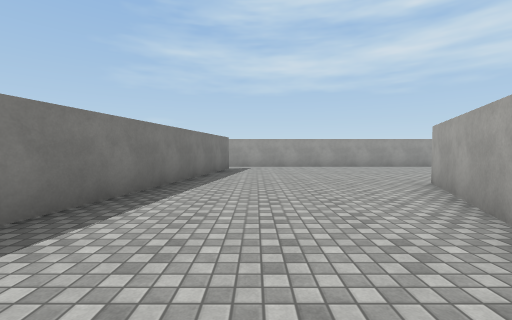
view 1 (above)

24 first-person views from a walk through a scene from a Unity 3-D project. The camera is 1.3 m above the floor, tilts 2° down and sees 90° across. The floor is counted in squares, 2 m on a side. Each view is taken from the middle of a square. On the plan, view 1 faces up. The plan holds only what a view shows up to about 9 squares ahead; the rest is blank. The place goes on beyond the plan. The player is left out. Surface patterns are stand-ins for the level's own textures.

view 2
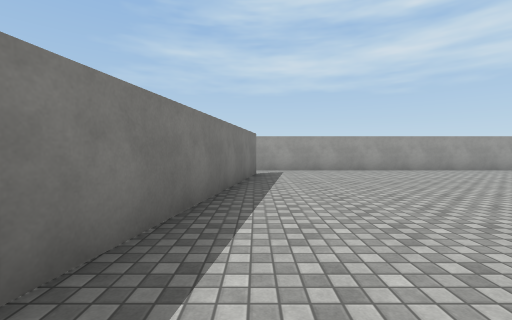

view 3
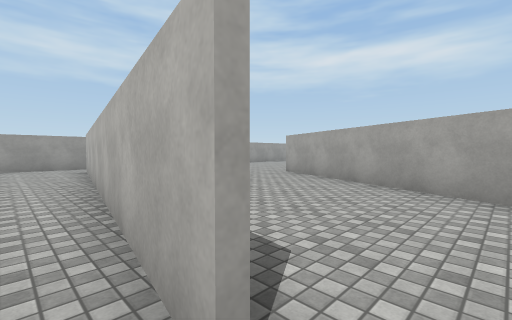

view 4
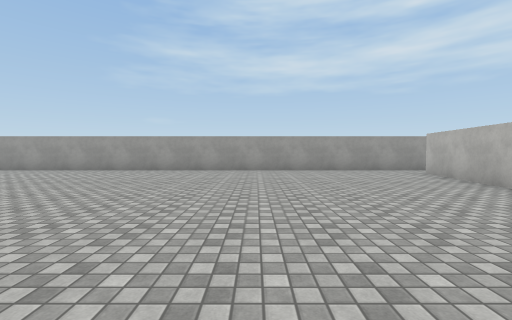

view 5
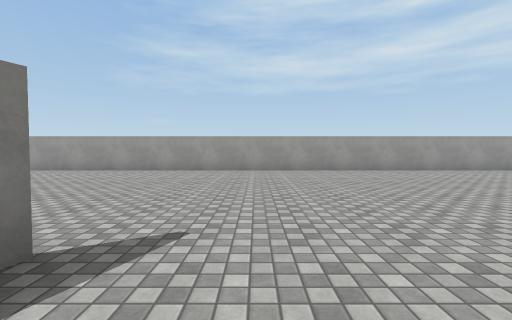

view 6
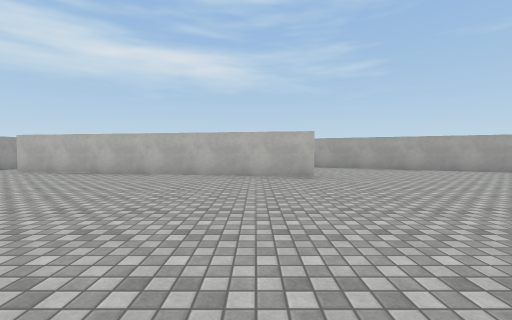

view 7
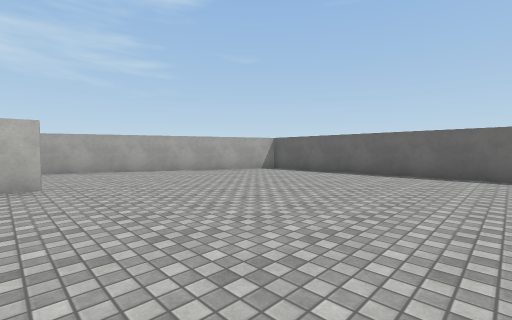

view 8
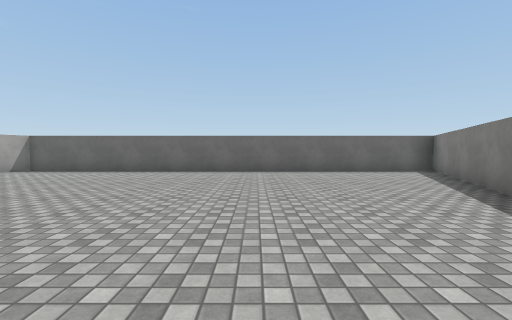

view 9
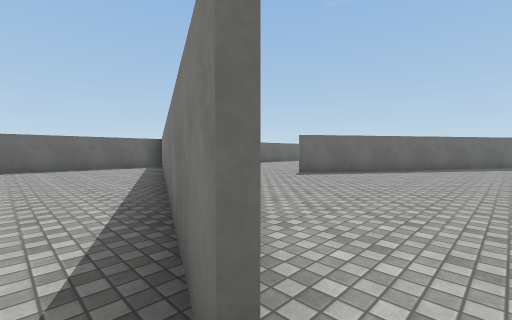

view 10
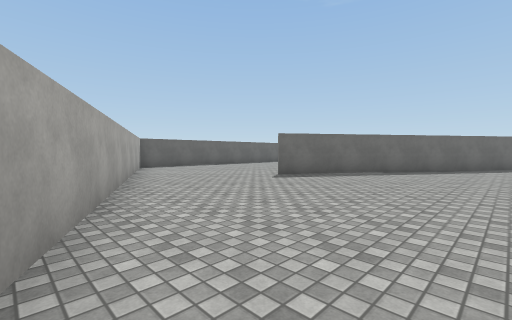

view 11
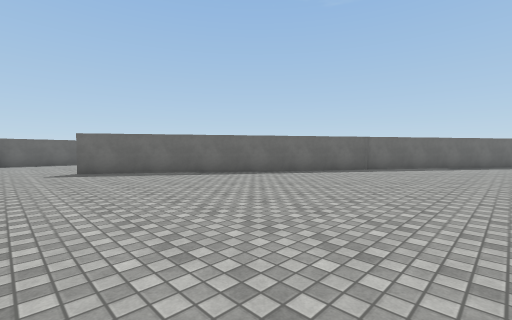

view 12
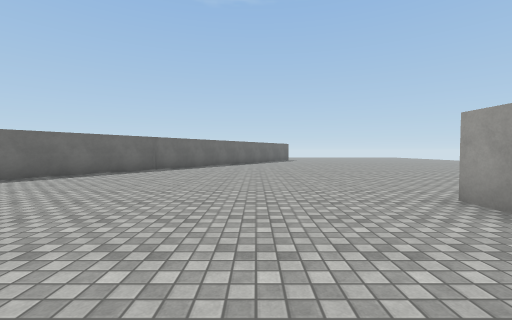

view 13
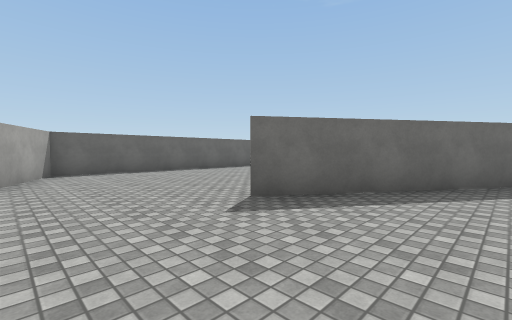

view 14
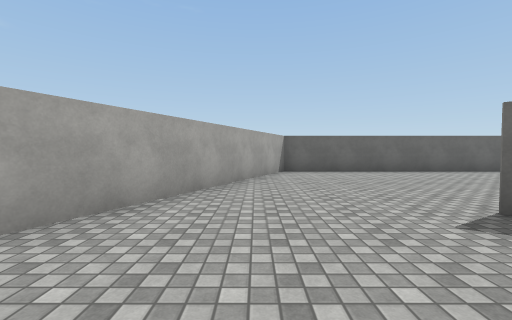

view 15
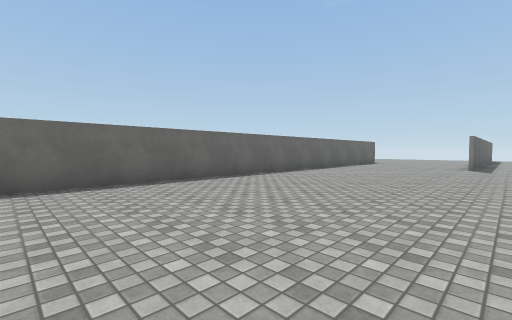

view 16
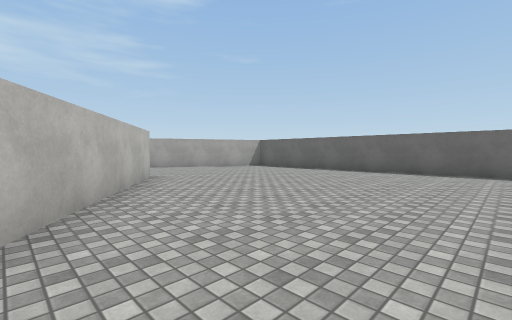

view 17
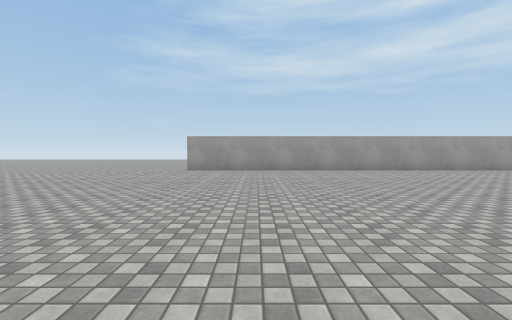

view 18
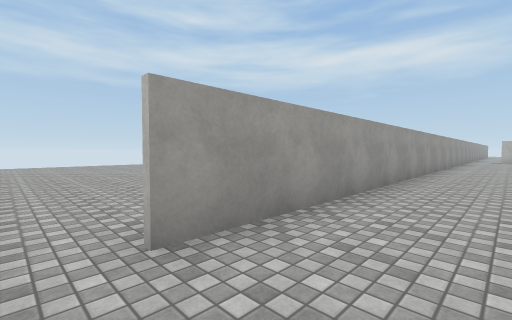

view 19
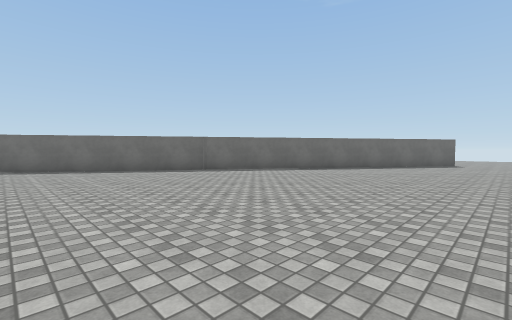

view 20
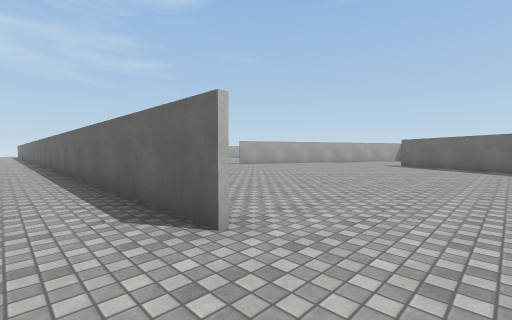

view 21
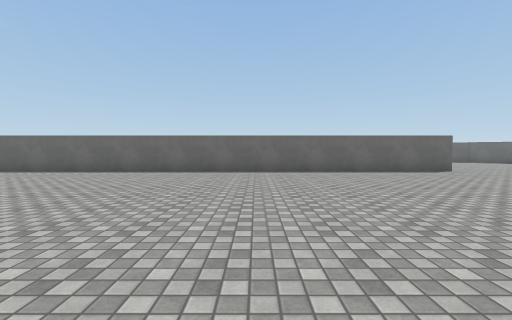

view 22
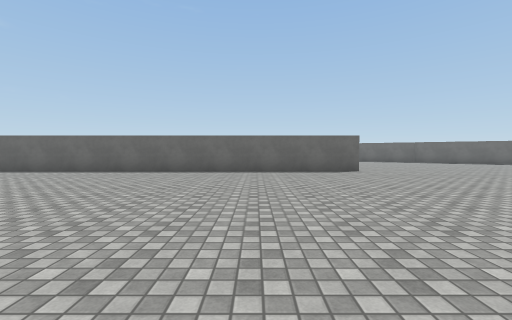

view 23
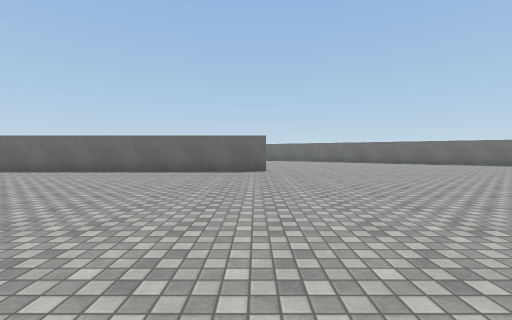

view 24
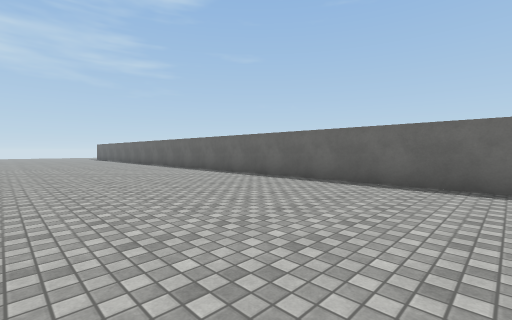

### Floor plan
Points are (right, up) in squares from view 1. A wall is a line through its corners. A room is listed if a view was taken in it or the views show most of it. See-through windows are left out.
Room 1 (views 1, 2)
walls: (-1, 9.4) (-2.2, 2.1); (4.5, 10.6) (-1.5, 10.6); (0.4, -1.8) (3.6, 5.2)
ways out: opening at (-1, -0.3) to room 2; opening at (-1, 10) to room 2
Room 2 (views 3, 4, 5, 6, 7, 8, 9, 10, 11, 12, 13, 14, 15, 16, 17, 18, 19, 20, 21, 22, 23, 24)
walls: (-10.3, 3.6) (-14.8, -6.3); (-18.4, 10.8) (-0.5, 10.8); (-1.5, 10.6) (-18.4, 10.6); (-16.6, -0.7) (-20.6, 2); (-2.6, 0.5) (-1.1, 9.4); (-23.5, 4) (-16.4, -0.7); (-14.9, -6.4) (-11, 2.4); (-23.5, -6.3) (-1.6, -6.3) (0.4, -1.8)
ways out: opening at (-1, -0.3) to room 1; opening at (-1, 10) to room 1

Where each view was taken, in squares from view 1:
view 1: 0 up, 0 right, facing up
view 2: 2 up, 1 left, facing up
view 3: 0 up, 3 left, facing up-right
view 4: 2 up, 6 left, facing up
view 5: 2 up, 9 left, facing up
view 6: 2 up, 9 left, facing right
view 7: 1 up, 8 left, facing down-right
view 8: 2 up, 9 left, facing down
view 9: 4 up, 10 left, facing down-left
view 10: 4 up, 11 left, facing down-left
view 11: 8 up, 15 left, facing down-left
view 12: 8 up, 15 left, facing left
view 13: 2 up, 14 left, facing down-left
view 14: 2 up, 14 left, facing down
view 15: 1 down, 18 left, facing down-left
view 16: 2 up, 23 left, facing down-right
view 17: 2 up, 16 left, facing up
view 18: 9 up, 19 left, facing up-right
view 19: 12 up, 19 left, facing down-left
view 20: 12 up, 20 left, facing down-right
view 21: 19 up, 12 left, facing down
view 22: 19 up, 15 left, facing down
view 23: 19 up, 18 left, facing down
view 24: 16 up, 8 left, facing down-right
